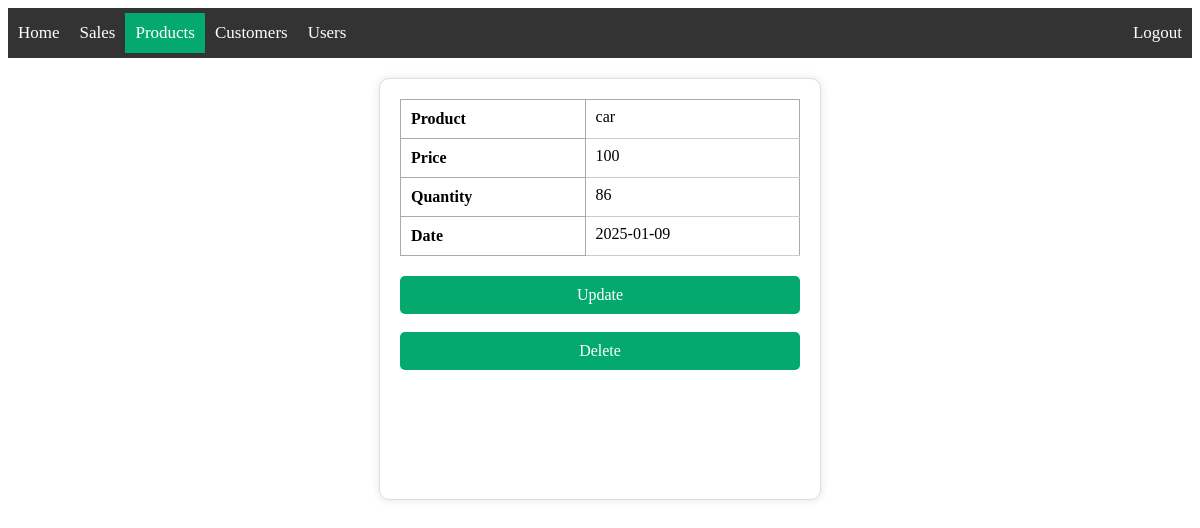
/products/info_product/1 (signed in), run on the app's committed database.
### app/models/product.py (models this page shows, shortened)
class Product(db.Model):
    __tablename__ = 'products'
    id = db.Column(db.Integer, primary_key=True)
    product_name = db.Column(db.String(200), nullable=False)
    price =  db.Column(db.Integer, nullable=False)
    product_quantity = db.Column(db.Integer, nullable=False)
    date = db.Column(db.DateTime, default=datetime.now(pytz.UTC))

### app/products/routes.py (the view)
@bp.route('/info_product/<int:id>', methods=['GET'])
@roles_accepted('admin', 'editor', 'supervisor')
def info_product(id):
    product = Product.query.get_or_404(id)
    return render_template('products/info_product.html', product=product)

### app/templates/products/info_product.html (shortened to what this page needs)
{% extends 'base.html' %}
{% block content %}
<div class="content">
    <div class="info">
        <div class="table_box">
            <table>
                <tr>
                    <th>Product</th>
                    <td>{{ product.product_name }}</td>
                </tr>
                <tr>
                    <th>Price</th>
                    <td>{{ product.price }}</td>
                </tr>
                <tr>
                    <th>Quantity</th>
                    <td>{{ product.product_quantity }}</td>
                </tr>
                <tr>
                    <th>Date</th>
                    <td>{{ product.date.date() }}</td>
                </tr>
            </table>
        </div>
        <div>
            {% if current_user.has_role('admin') or current_user.has_role('editor')%}
            <a href="/products/update_product/{{product.id}}" id="update">Update</a>
            <br>
            <a href="{{ url_for('products.delete_product', id=product.id) }}" onclick="return confirm('are you sure you want delete this record?!')" id="delete">Delete</a>
            {% endif %}
        </div>
    </div>
</div>
{% endblock %}

### app/static/css/styles.css (style rules this page uses)
.view table, td, th { border: 1px solid #aaa; }
.content { width: 100%; }
.info { width: 400px; height: 380px; margin: 20px auto; padding: 20px; background-color: #fff; border: 1px solid #ddd; border-radius: 10px; box-shadow: 0 0 10px rgba(0, 0, 0, 0.1); display: flex; flex-direction: column; }
.table_box { width: 100%; }
.table_box table { width: 100%; border-collapse: collapse; }
.table_box th, td { padding: 10px; text-align: left; }
.table_box th { font-weight: bold; }
.table_box td { border-bottom: 1px solid #ccc; padding-top: 5px; }
#update { font-size: 16px; display: block; color: #fff; background-color: #04AA6D; text-align: center; padding: 10px 0; border: none; text-decoration: none; margin-top: 20px; border-radius: 5px; width: 100%; transition: background-color 0.3s ease; }
#delete { font-size: 16px; display: block; color: #fff; background-color: #04AA6D; text-align: center; padding: 10px 0; border: none; text-decoration: none; margin-top: 0; border-radius: 5px; width: 100%; transition: background-color 0.3s ease; }

### data on the page
Product: product_name "car", price "100", product_quantity "86", date "2025-01-09"
